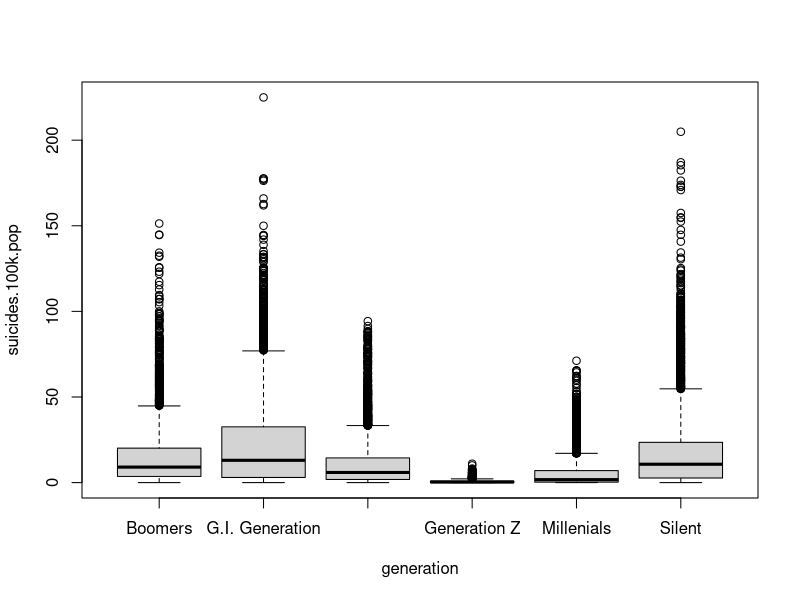
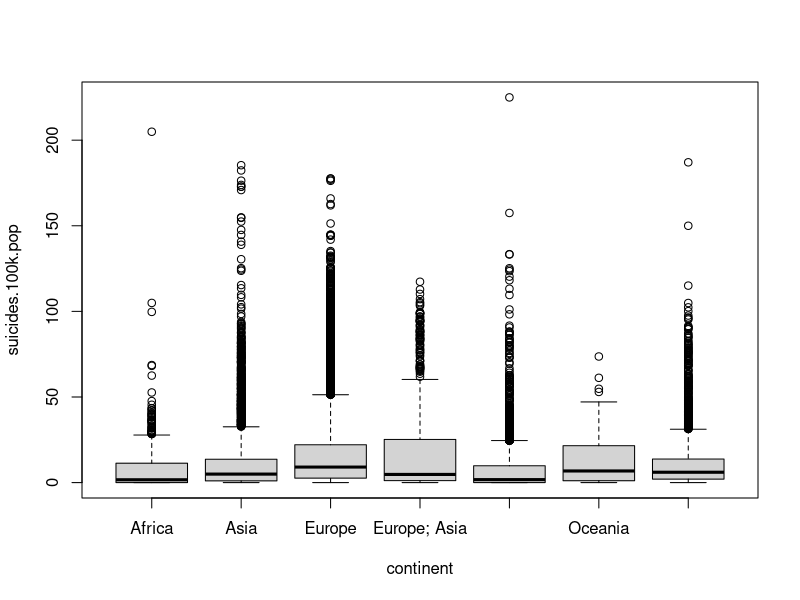
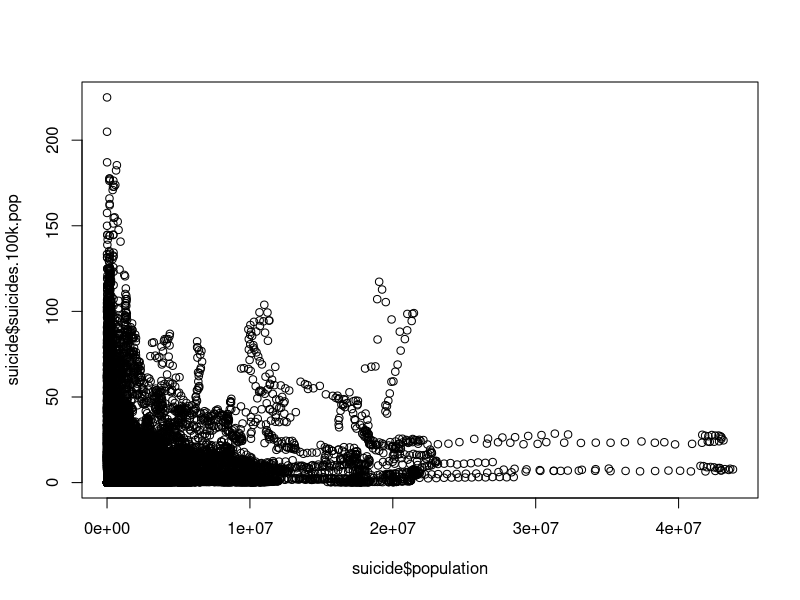
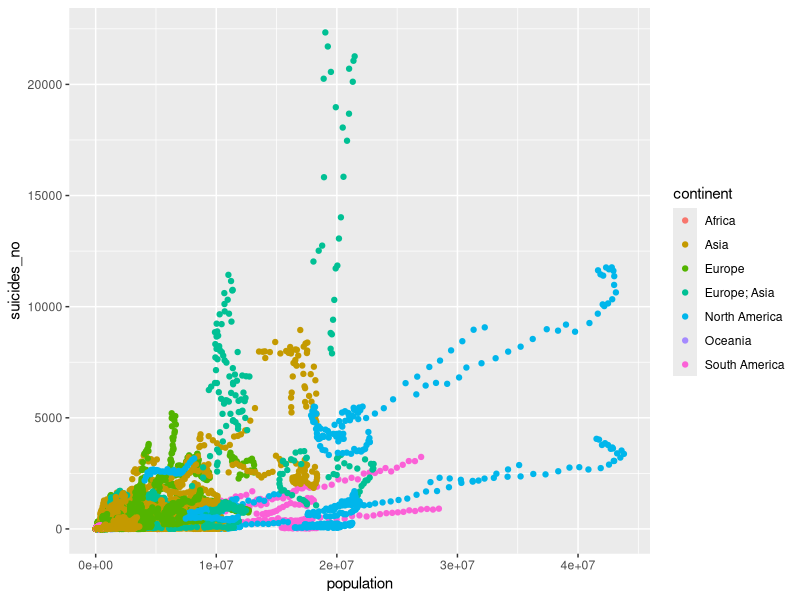

Write the R code that produced these figures, in order.
## ---- chunk 1
library(ggplot2)
## ---- chunk 2
dat <- read.csv("data_cleaned.csv")
suicide <- read.csv("suicide_cleaned.csv")
## ---- chunk 3
boxplot(suicides.100k.pop ~ generation, data = suicide)
## ---- chunk 4
boxplot(suicides.100k.pop ~ continent, data = suicide)
## ---- chunk 5
plot(suicide$population, suicide$suicides.100k.pop)
## ---- chunk 6
ggplot(data = suicide, aes(x = population, y = suicides_no, col = continent)) + geom_point()
## ---- chunk 7
happy <- read.csv("Happiness_cleaned.csv")
Multiple.Model <- lm(Happiness.Score ~ Economy..GDP.per.Capita. + Health..Life.Expectancy., data = happy)
Cm <- Multiple.Model$coefficients
Y.Pred.Multiple <- Cm[1] + Cm[2]*happy$Economy..GDP.per.Capita. + Cm[2]*happy$Health..Life.Expectancy.
Y.True <- happy$Happiness.Score
Economy.Model <- lm(Happiness.Score ~ Economy..GDP.per.Capita., data = happy)
Ce <- Economy.Model$coefficients
Life.Model <- lm(Happiness.Score ~ Health..Life.Expectancy., data = happy)
Cl <- Life.Model$coefficients
Y.Pred.Economy <- Ce[1] + Ce[2] * happy$Economy..GDP.per.Capita.
Y.Pred.Life <- Cl[1] + Cl[2] * happy$Health..Life.Expectancy.
cor(Y.Pred.Multiple, Y.True)
cor(Y.Pred.Life, Y.True)
cor(Y.Pred.Economy, Y.True)
